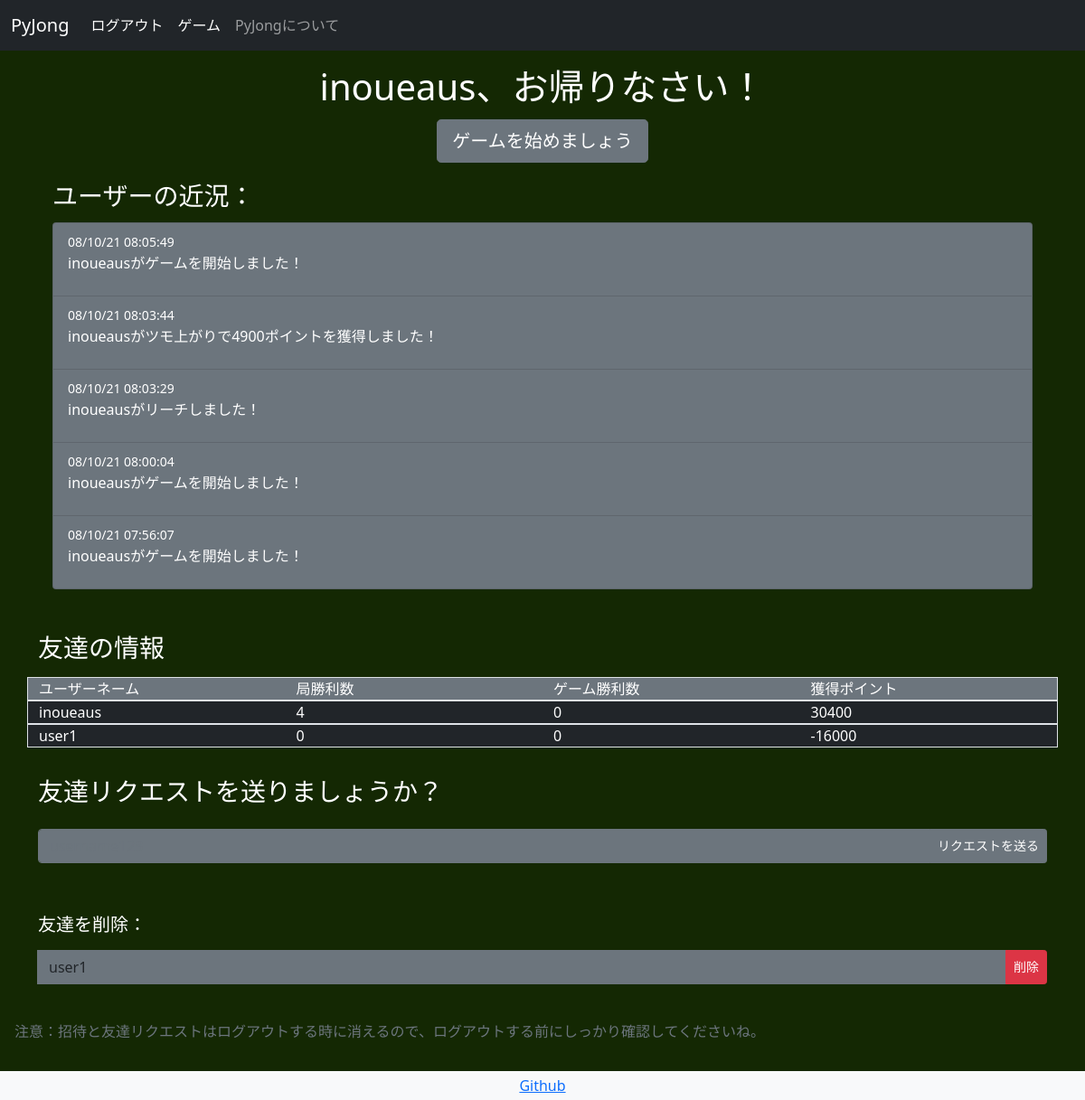
Screenshot of /main/friends (signed in) with the database file from the repository.
### pyjong/models.py (models this page shows, shortened)
class UserData(db.Model,UserMixin):
    __tablename__ = 'userdata'
    id = db.Column(db.Integer,primary_key=True)
    email_address = db.Column(db.String(64),unique=True,index=True)
    username = db.Column(db.String(64),unique=True,index=True)
    password_hash = db.Column(db.String(128))
    friends_list = db.Column(db.Text)
    friend_requests = db.Column(db.Text)
    invites = db.Column(db.Text)
    kyoku_win_count = db.Column(db.Integer)
    game_win_count = db.Column(db.Integer)
    points = db.Column(db.Integer)

class GameUpdates(db.Model):
    id = db.Column(db.Integer,primary_key=True)
    date = db.Column(db.DateTime,nullable=False,default=datetime.now)
    text = db.Column(db.Text,nullable=False)

### pyjong/main/views.py (the view, shortened to what this page needs)
@main_blueprint.route('/friends',methods=['GET','POST'])
@login_required
def friends():
    get_new_requests(current_user.username)
    get_invites(current_user.username)
    get_friends_list(current_user.username)
    form_delete = DeleteFriend()
    form_delete = add_friends_to_form(form_delete)
    form_req = FriendRequest()
    form_add = AcceptFriendRequest()
    form_add = add_friend_requests_to_form(form_add)
    accept_invite_form = AcceptInvite()
    accept_invite_form = add_invites_to_form(accept_invite_form)
    game_updates = retrieve_game_updates()
    if form_delete.validate_on_submit():
        delete_friend(requested_username=form_delete.select_friend.data,requester_username=current_user.username)
        flash("友達を削除しました。",'alert-success')
        return redirect(url_for('main.friends'))
    return render_template('friends.html',form_delete=form_delete,form_add=form_add,form_req=form_req,accept_invite_form=accept_invite_form,game_updates=game_updates)

### pyjong/main/forms.py
class DeleteFriend(FlaskForm):
    select_friend = SelectField("承諾したいリクエストを選んでください")
    submit = SubmitField("削除")

class FriendRequest(FlaskForm):
    username = StringField('追加したいユーザーネーム：',validators=[InputRequired(),Regexp('^\w+$',message='英数字のみ入力可能')])
    submit = SubmitField('リクエストを送る')

### pyjong/main/views.py (called while the page is built)
def add_friends_to_form(form):
    if len(session['friends']) > 0:
        form.select_friend.choices = [(usr,usr) for usr in session['friends']]
        session['has_friends'] = True
    else:
        session['has_friends'] = False
    return form

def add_friend_requests_to_form(form):
    if session['new_requests']:
        form.select_friend.choices = [(usr,usr) for usr in session['requests']]
    else:
        form.select_friend.choices = [('no_friends','友達はまだいないようです')]
    return form

def add_invites_to_form(form):
    if session['has_new_invites']:
        form.select_friend.choices = [(room,usr) for usr,room in session['invites']]
    else:
        pass
    return form

### pyjong/models.py (called while the page is built, shortened)
@login_manager.user_loader
def load_user(user_id):
    return UserData.query.get(user_id)

def retrieve_game_updates():
    game_updates = GameUpdates.query.order_by(GameUpdates.date.desc()).paginate(page=1,per_page=5)
    return game_updates

def get_new_requests(session_username):
    current_usr = UserData.query.filter_by(username=session_username).first()
    new_requests_list = eval(current_usr.friend_requests)
    if session['updated'] == False:
        if len(new_requests_list) > 0:
            session['requests'] = new_requests_list
            session['new_requests'] = True
            current_usr.friend_requests = str([])
            db.session.add(current_usr)
            db.session.commit()
            session['updated'] = True
        else:
            session['new_requests'] = False
            session['updated'] = True

### pyjong/main/templates/main/friends.html (shortened to what this page needs)
<!DOCTYPE html>
{% extends "base.html" %}
{% block content %}
<div class="container text-left p-3">
<div class="container text-center w-3">
  <h1 class="">{{session['username']}}、お帰りなさい！</h1>
</div>
<div class="container py-1 text-center">
  <button type="button" onclick="location.href='{{url_for('main.game')}}'" class="btn btn-secondary btn-lg btn-block px-3">ゲームを始めましょう</button>
</div>
<div class="container py-3">
  <h3>ユーザーの近況：</h3>
  <ul class="list-group pt-1">
    {% for update in game_updates.items %}
    <li class="list-group-item bg-secondary text-white">
      <small>{{update.date.strftime('%D %H:%M:%S')}}</small>
      <p>{{update.text}}</p>
    </li>
    {% endfor %}
  </ul>
</div>
</div>
<div class="container py-3">
  <h3 class="pb-2">友達の情報</h3>
  <div class="row border bg-secondary">
    <div class="col">ユーザーネーム</div>
    <div class="col">局勝利数</div>
    <div class="col">ゲーム勝利数</div>
    <div class="col">獲得ポイント</div>
  </div>
  {% for row in session['friend_stats'] %}
<div class="row border">
  {% for cell in row %}
    <div class="col bg-dark">{{cell}}</div>
    {% endfor %}
</div>
  {% endfor %}
</div>
<div class="container py-3">
<h3 class="pb-2">友達リクエストを送りましょうか？</h3>
<form class="" action="" method="POST">
<div class="input-group py-2">
{{form_req.username(class="form-control",placeholder="username123")}}
{{form_req.submit(class="btn btn-secondary btn-sm")}}
</div>
</div>
{% if session['has_friends'] %}
<div class="container py-3">
<form class="" action="" method="POST">
<h5 class="pt-3">友達を削除：</h5>
  <div class="input-group py-2">
    {{form_delete.select_friend(class="form-control")}}
    {{form_delete.submit(class="btn btn-danger btn-sm")}}
  </div>
</form>
</div>
{% endif %}
<p class="relative-bottom p-3 text-muted">注意：招待と友達リクエストはログアウトする時に消えるので、ログアウトする前にしっかり確認してくださいね。</p>
{% endblock %}

### rows the page displays
UserData: username "inoueaus", row "inoueaus" "4" "0", points "30400"
GameUpdates: date "08/10/21 08:05:49", text "inoueausがゲームを開始しました！"
GameUpdates: date "08/10/21 08:03:44", text "inoueausがツモ上がりで4900ポイントを獲得しました！"
GameUpdates: date "08/10/21 08:03:29", text "inoueausがリーチしました！"
GameUpdates: date "08/10/21 08:00:04", text "inoueausがゲームを開始しました！"
GameUpdates: date "08/10/21 07:56:07", text "inoueausがゲームを開始しました！"
UserData: row "user1" "0" "0", points "-16000"
